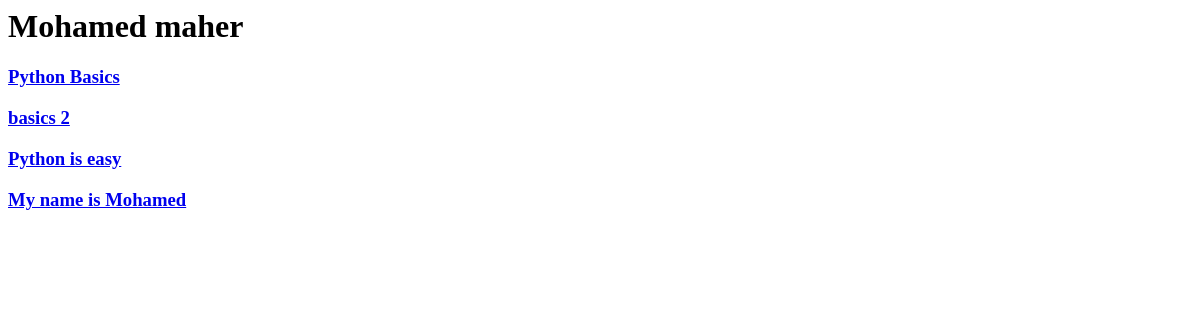
/blog/, run on an earlier commit of the app's database.
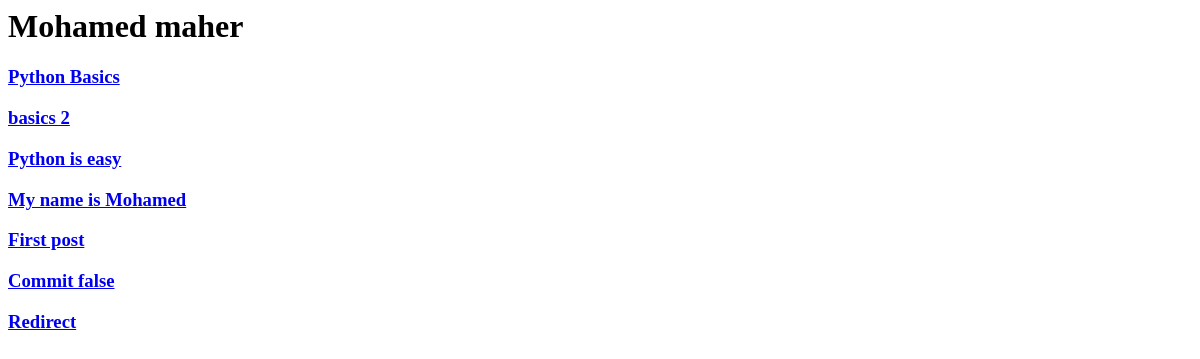
And on a later commit of the database.
### posts/models.py (models this page shows)
class post (models.Model):
    author=models.ForeignKey(User,on_delete=models.CASCADE)
    title=models.CharField(max_length=100)
    content=models.TextField(max_length=50000)
    publish_date=models.DateTimeField(default=timezone.now)
    tags = TaggableManager()
    image=models.ImageField(upload_to='posts')
    def __str__(self):
        return self.title

### posts/views.py (the view)
# urls.py: path('blog/',post_list),
def post_list(request):
    data=post.objects.all() # orm --> sql--> db --> list(all posts)
    return render(request , 'posts.html' , {'posts':data})

### posts/templates/posts.html
<h1>Mohamed maher</h1>
{% for post in posts %}
  <h3> <a href="/blog/{{post.id}}">{{post}}</a> <h3>
  {% endfor %}

What changed in the data, as far as the page shows it:
added post: title "First post"
added post: title "Commit false"
added post: title "Redirect"
